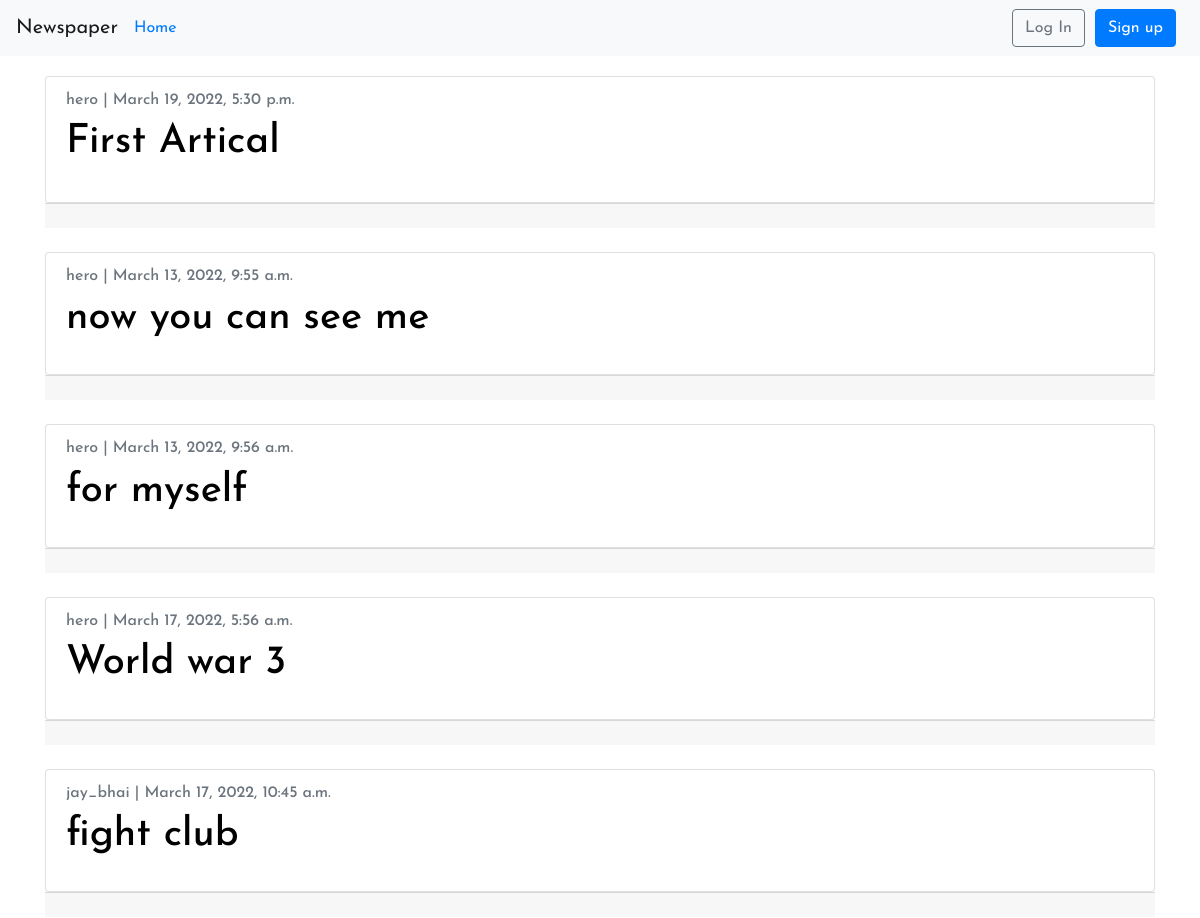
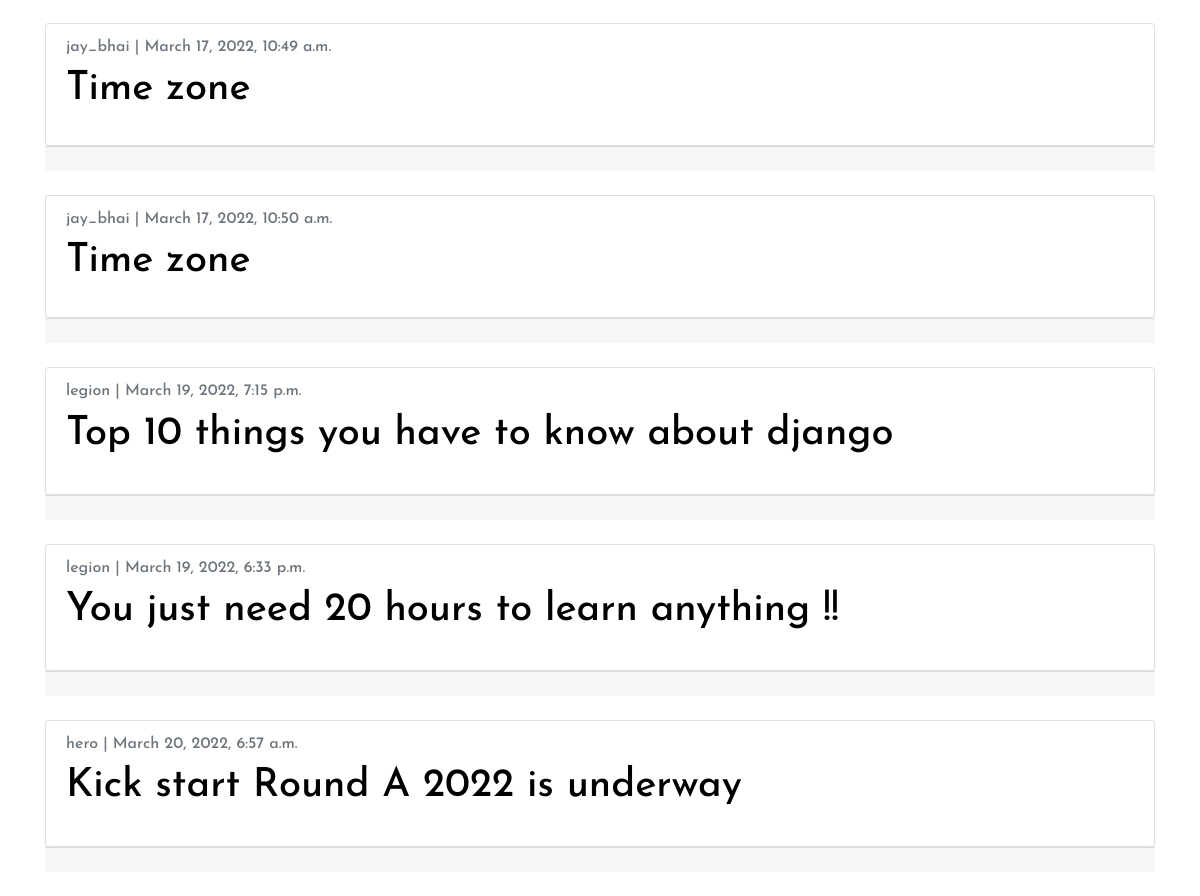
Screenshot of /artical/ with the database file from the repository (2 pictures, top to bottom).
### artical/models.py (models this page shows, shortened)
class Artical(models.Model):
    title = FroalaField(max_length=225)
    body = FroalaField(blank = True)
    date = models.DateTimeField(auto_now=True)
    author = models.ForeignKey(
        get_user_model(),
        on_delete= models.CASCADE,
    )

### users/models.py (models this page shows)
class CustomUser(AbstractUser):
    age = models.PositiveBigIntegerField(null=True, blank= True)

### artical/views.py (the view)
# urls.py: path('', ArticleListView.as_view(), name='article_list'),
class ArticleListView(ListView):
    model = Artical
    template_name = 'article_list.html'
    login_url  = 'login'

### templates/article_list.html (shortened to what this page needs)
{% extends 'base.html' %}
{% block content %}
<div style="margin-top: 20px;">
{% for article in object_list %}
<div class="card" style="font-family: 'Josefin Sans', sans-serif;">
    <div class="card-body">
      <h6 class="card-subtitle mb-2 text-muted" >{{ article.author }} | {{ article.date }}</h6>
      <h1 class="card-title"><a href="{% url 'article_detail' article.pk %}" style="color: black; text-decoration: none; ">{{ article.title | safe }}</a></h1>
    </div>
  </div>
<div class="card-footer">
    </div>
<br />
{% endfor %}
</div>
{% endblock content %}

### templates/base.html (shortened to what this page needs)
<!DOCTYPE html>
<html lang="en">
<head>
    <link rel="stylesheet" href="https://cdn.jsdelivr.net/npm/bootstrap@4.1.3/dist/css/bootstrap.min.css">
</head>
<body style="font-family: 'Josefin Sans', sans-serif;">
    <nav class="navbar navbar-expand-md navbar-light bg-light mb-Ǔ">
        <a class="navbar-brand" href="{% url 'home' %}" >Newspaper</a>
        <a href="{% url 'article_list' %}"  style="margin-right: 10px;">Home</a>
<div class="collapse navbar-collapse" id="navbarCollapse">
{% if user.is_authenticated %}
<ul class="navbar-nav ml-auto">
<li class="nav-item">
<a class="nav-link dropdown-toggle" href="#" id="userMenu"
data-toggle="dropdown" aria-haspopup="true"
aria-expanded="false">
{{ user.username }}
</a>
<div class="dropdown-menu dropdown-menu-right"
aria-labelledby="userMenu">
<a class="dropdown-item"
href="{% url 'password_change'%}">Change password</a>
<div class="dropdown-divider"></div>
<a class="dropdown-item" href="{% url 'logout' %}">
Log Out</a>
</div>
</li>
</ul>
{% else %}
<form class="form-inline ml-auto" >
    <a href="{% url 'login' %}" class="btn btn-outline-secondary" style="margin-right: 10px;">
    Log In</a>
    <a href="{% url 'signup' %}" class="btn btn-primary ml-Ǒ" style="margin-right: 8px;">
        Sign up</a>
</form>
{% endif %}
</div>
</nav>
<div class="container">
{% block content %}
{% endblock content %}
</div>
</body>
</html>

### rows the page displays
Artical: author "hero", date "March 19, 2022, 5:30 p.m.", title "First Artical"
Artical: author "hero", date "March 13, 2022, 9:55 a.m.", title "now you can see me"
Artical: author "hero", date "March 13, 2022, 9:56 a.m.", title "for myself"
Artical: author "hero", date "March 17, 2022, 5:56 a.m.", title "World war 3"
Artical: author "jay_bhai", date "March 17, 2022, 10:45 a.m.", title "fight club"
Artical: author "jay_bhai", date "March 17, 2022, 10:49 a.m.", title "Time zone"
Artical: author "jay_bhai", date "March 17, 2022, 10:50 a.m.", title "Time zone"
Artical: author "legion", date "March 19, 2022, 7:15 p.m.", title "Top 10 things you have to know about django"
Artical: author "legion", date "March 19, 2022, 6:33 p.m.", title "You just need 20 hours to learn anything !!"
Artical: author "hero", date "March 20, 2022, 6:57 a.m.", title "Kick start Round A 2022 is underway"
